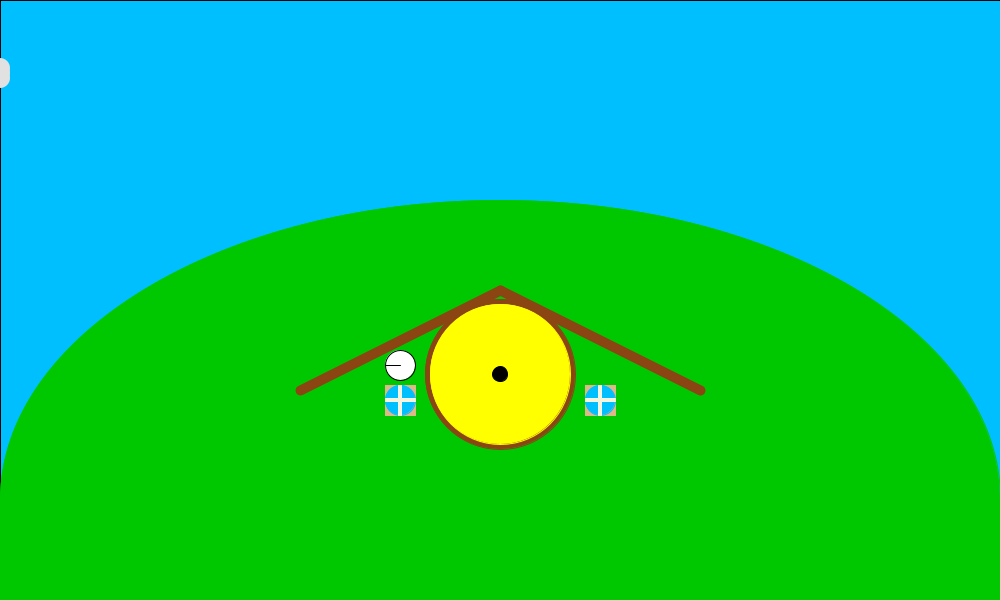
Frame 1 (no input)
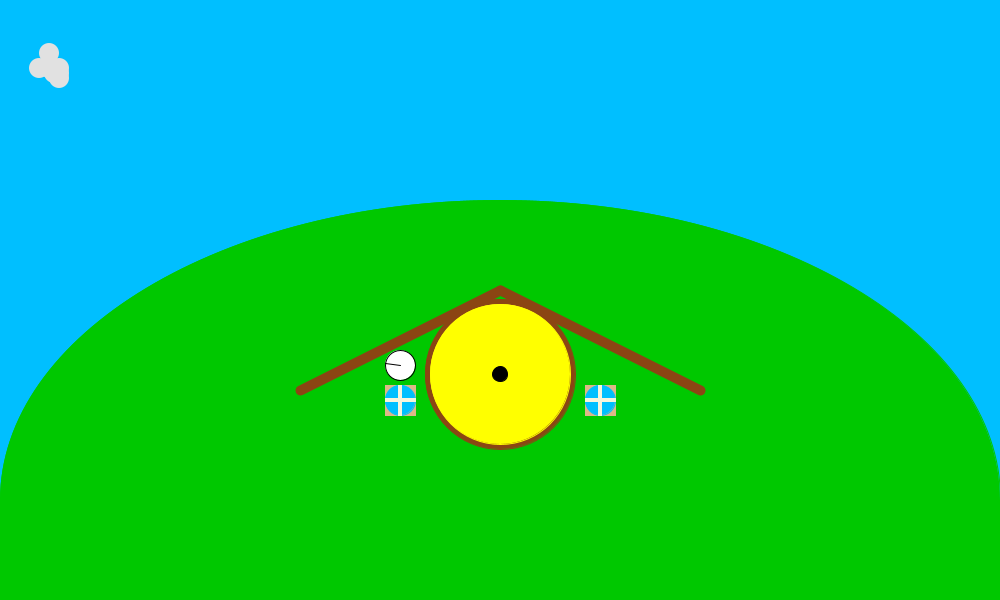
Frame 60 (the mouse pressed at the canvas centre just before this capture)
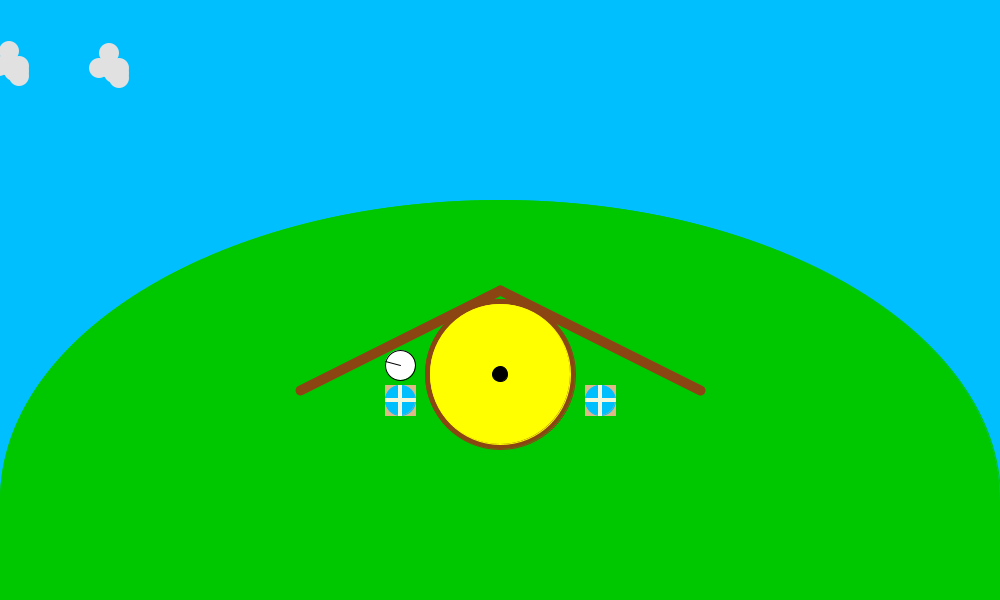
Frame 120 (the mouse held since frame 60 and released just before this capture)

The Processing sketch that drew these frames (run headless with seeded random() and noise(); from frame 60 on, the mouse is pressed at the canvas centre):

// Processing sketch: processing_130872
// ── processing_130872.pde

int w = 1000;
int h = 600;
int y = int(random(0, h/5));
int x = int(random(-10, -100));

int inc;

//color variables
int grass = color(0, 200, 0);
int yellow = color(255, 255, 0);
int brown = color(139, 69, 19);
int skyblue = color(0, 191, 255);

//sun rotation variables
float px, py, angle;
float px2, py2, angle2;
float frequency = 0.104;
float radius = 150;
float r = 15;

Cloud [] clouds;
//Cloud c, c1, c2, c3, c4, c5, c6;


void setup() {
  size(1000, 600);
  ellipseMode(CENTER);
  rectMode(CENTER);
  clouds = new Cloud[10];
  inc = -10;
  for (int i = 0; i < clouds.length; i++) {
    clouds[i] = new Cloud(inc, int(random(50, h/5)), int(random(1,3)));
    inc = inc - 100;
  }
}

void draw() {
  background(255);
  
  //draw sky
  fill(skyblue);
  rect(width/2, height/2, width, height);
  //end sky
  
  sun();
  house();
  for (int i = 0; i < clouds.length; i ++) {
    clouds[i].display();
    clouds[i].wind();
  }
}

void house() {
  int H = (h/2)+200;
  int windowCenterX1 = width/5*2;
  int windowCenterX2 = (width/5)*3;

  //draw the hill
  fill(grass);
  stroke(grass);
  arc(w/2, H, w, h, PI, TWO_PI);
  rect(w/2, ((h/4)*3)+200, w, 300);

  //draw the house
  fill(brown);
  stroke(brown);
  strokeWeight(10);
  line(width/2-200, height/2+90, width/2, 290);
  line(width/2, 290, width-300, height/2+90);
  /*fill(brown);
   stroke(brown);
   strokeWeight(1);
   triangle(20, h/2-5, w/2, 140, w-20, h/2-5);
   rect(w/2, h/2+25, w-44, 60);*/
   
   clock();

  //draw the windows
  strokeWeight(1);
  fill(222, 184, 135);
  stroke(222, 184, 135);
  rect(windowCenterX1, height/2+100, 30, 30);
  rect(windowCenterX2, height/2+100, 30, 30);
  fill(skyblue);
  stroke(skyblue);
  ellipse(windowCenterX1, height/2+100, 30, 30);
  ellipse(windowCenterX2, height/2+100, 30, 30);
  fill(245, 245, 220);
  stroke(245, 245, 220);
  rect(windowCenterX1, height/2+100, 30, 3);
  rect(windowCenterX1, height/2+100, 3, 30);
  rect(windowCenterX2, height/2+100, 30, 3);
  rect(windowCenterX2, height/2+100, 3, 30);

  //draw the door
  fill(brown);
  stroke(brown);
  ellipse(width/2, (height/2)+74, 150, 150);
  fill(yellow);
  stroke(yellow);
  ellipse(width/2, (height/2)+74, 140, 140);
  fill(0);
  stroke(0);
  ellipse(width/2, (height/2)+74, 15, 15);
  //line(w/2, 149, w/2, 299);
} //end house

void sun() {
  fill(255, 255, 0);
  px = (width/2) + cos(radians(angle))*(radius*3);
  py = (width/2+100) + sin(radians(angle))*(radius*3.5);
  ellipse(px, py, 50, 50);
  
  angle += frequency;
} //end sun

void clock() {
  strokeWeight(1);
  stroke(0);
  fill(255);
  ellipse((w/5)*2, (height/2)+65, 30, 30);
  px2 = (w/5)*2 - cos(radians(angle2))*r;
  py2 = (height/2)+65 - sin(radians(angle2))*r;
  fill(0);
  line((w/5)*2, (height/2)+65, px2, py2);
  
  angle2 += frequency;
}
class Cloud {
  int x, y;
  int type;
  
  //constructor
  Cloud(int myX, int myY, int Type) {
    x = myX;
    y = myY;
    type = Type;
    
  } //end constructor
  
  /*int cloudType () {
    int rand = int(random(1,3));
    if (rand == 1) {
      type = 1;
    }
    else if (rand == 2) {
      type = 2;
    }
    else if (rand == 3) {
      type = 3;
    }
    return type;
  }*/

  void display() {
    fill(225);
    noStroke();
    if (type == 1) {
      cloud1(x, y);
    }
    else if (type == 2) {
      cloud2(x, y);
    }
    else if (type == 3) {
      cloud3(x, y);
    }
  } //end display
  
  void cloud1(int i, int j) {
    fill(225);
    noStroke();
    beginShape();
    vertex(i, j);
    vertex(i, j+50);
    vertex(i+20, j+45);
    vertex(i+50, j+40);
    vertex(i+50, j+10);
    vertex(i+25, j);
    //vertex(i-25, j-50);
    endShape();
  } //end cloud1
  
  void cloud2(int i, int j) {
    fill(225);
    noStroke();
    ellipse(i, j, 20, 20);
    ellipse(i+5, j+5, 20, 20);
    ellipse(i+10, j, 20, 20);
    ellipse(i+10, j+5, 20, 20);
    ellipse(i+10, j+10, 20, 20);
    ellipse(i-10, j, 20, 20);
    ellipse(i, j-15, 20, 20);
  } //end cloud1
  
  void cloud3(int i, int j) {
    fill(175);
    noStroke();
    ellipse(i, j, 20, 20);
    fill(225);
    noStroke();
    ellipse(i+10, j, 20, 20);
    ellipse(i-10, j, 20, 20);
    ellipse(i+5, j+5, 20, 20);
    ellipse(i-5, j+5, 20, 20);
    ellipse(i+20, j, 20, 20);
    ellipse(i-20, j, 20, 20);
    ellipse(i+10, j+5, 20, 20);
    ellipse(i-10, j+5, 20, 20);
  } //end cloud2

  void wind() {
    if (x <= w) {
      x += 1;
    }
    if (x == w) {
      x = 0;
    }
  }
}

class Sun {
  Sun () {
    
  }
}
